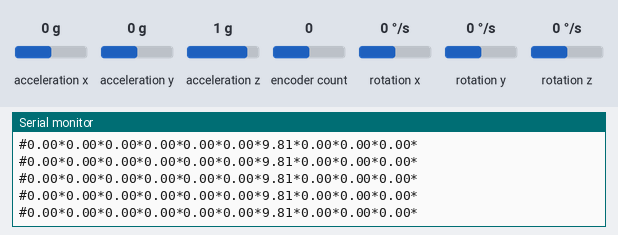
A sketch run on a simulated Arduino Uno, built with avr-gcc and run on an emulated ATmega328P. Shown: the last lines printed to the serial monitor. The inputs (shaded band) are chosen by the test bench; at power-on: acceleration x 0 g, encoder count 0, acceleration y 0 g, acceleration z 1 g, rotation x 0 °/s, rotation y 0 °/s, rotation z 0 °/s.

Above: at 2.5 s.
2.6 s: acceleration x set to 1.4 g
At 3.7 s:
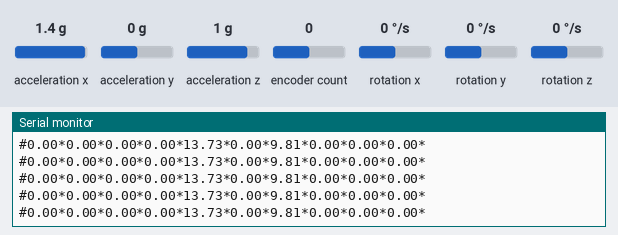
5.6 s: encoder count set to 4
At 6.6 s:
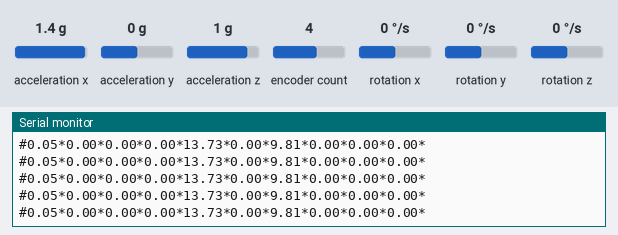
8.6 s: acceleration y set to -1.4 g
At 9.6 s:
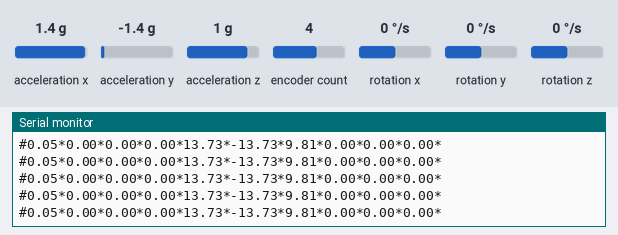
11.6 s: acceleration z set to -1.4 g
At 12.4 s:
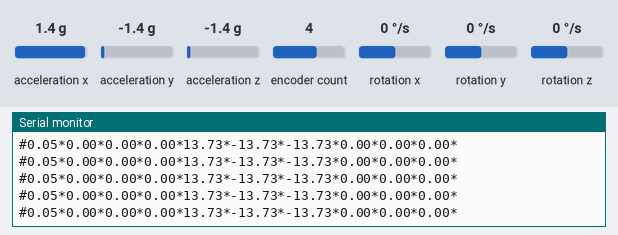
14.6 s: rotation x set to -100 °/s
At 15.4 s:
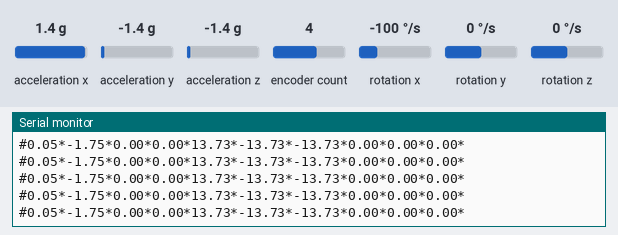
17.6 s: encoder count set to 3
At 18.7 s:
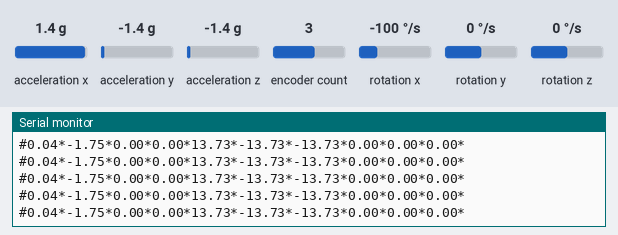
Timing chart, 0 to 20.6 s (numbered marks = the images above; inputs shaded):
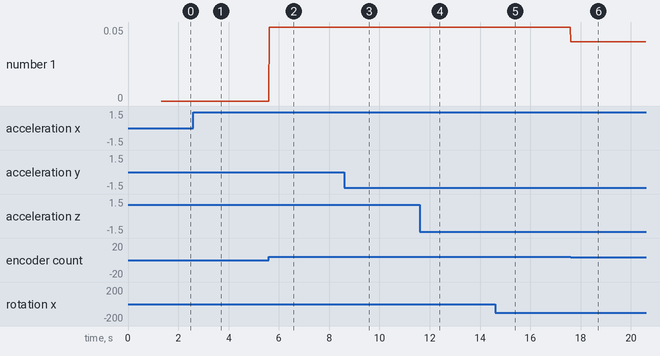

Measured:
- after the input at 2.6 s, the serial monitor: prints a new line at once (image 1)
- after the input at 5.6 s, the serial monitor: prints a new line at once (image 2)
- after the input at 8.6 s, the serial monitor: prints a new line at once (image 3)
- after the input at 11.6 s, the serial monitor: prints a new line at once (image 4)
- after the input at 14.6 s, the serial monitor: prints a new line at once (image 5)
- after the input at 17.6 s, the serial monitor: prints a new line at once (image 6)
- plotted number 1: 0 → 0.05 after the input at 5.6 s, 0.05 → 0.04 after the input at 17.6 s

The sketch:

arduino_Pose.ino
```cpp
/*
 * arduino_Pose.ino
 *
 *      Authors: Sebastian Ehmes
 *         Nicolas Acero
 *         Huynh-Tan Truong
 *         Li Zhao
 *
 *      Co-Author: Jeff Rowberg
 *
 * Arduino Code to read, calculate and send position and orientation
*/
#include <Wire.h>
#include <MPU6050.h>
#include <Encoder.h>
#include <HMC5883L.h>

//MPU Sensor
MPU6050 mpu;
//Magnetometer
HMC5883L compass;

// Timers
unsigned long timer = 0;
const float timeStep = 0.01;

//factors
const float degToRad = M_PI/180;

//MPU Pitch, Roll,Yaw and angular velocity values
Vector normW;
Vector rawGyro;
float pitch = 0;
float roll = 0;
float yaw = 0;

float w_x = 0;
float w_y = 0;
float w_z = 0;

Vector g;
float sr, cr, sp, cp, sy, cy;
Vector offset;
Vector normA;
float ax = 0;
float ay = 0;
float az = 0;

//MAG Values
float declinationAngle = 0;
Vector mag;
float heading = 0;
float m_x = 0;
float m_y = 0;
float m_z = 0;

// Connection pins of the encoder
const int directionPin = 6;
const int clkPin =  7;

// Enconder
Encoder myEnc(directionPin, clkPin);

// Radians between two encoder ticks
const float radPerTick = 0.1047;
// Radious of the car wheel
const float wheelRadius = 0.032;

long oldPosition  = -999;

//travelled distance value
float s = 0;

void calcGravity(){
  sr = sin(roll);
  cr = cos(roll);
  sp = sin(pitch);
  cp = cos(pitch);
  sy = sin(yaw);
  cy = cos(yaw);

  g.XAxis = -9.81*(sr*sy+cr*sp*cy);
  g.YAxis = -9.81*(-sr*cy+cr*sp*sy);
  g.ZAxis = 9.81*(cr*cp);
}

void calcRPY(Vector * w_xyz){
  roll = roll + w_xyz->XAxis*degToRad * timeStep;
  pitch = pitch + w_xyz->YAxis*degToRad * timeStep;
  yaw = yaw + w_xyz->ZAxis*degToRad * timeStep;
}

void configAccelOffsets(){
  /*
  Serial.println("Calculating Gravity-Vector: ...");
  delay(200);
  */
  int c = 0;
  while(c<10){
    delay(timeStep*1000);
    normW = mpu.readNormalizeGyro();
    calcRPY(&normW);
    c++;
  }
  calcGravity();
  /*
  Serial.print("Gravity-Vector: [");
  Serial.print(g.XAxis);
  Serial.print(", ");
  Serial.print(g.YAxis);
  Serial.print(", ");
  Serial.print(g.ZAxis);
  Serial.println("]");
  delay(200);


  Serial.println("Calculating Offsets without Gravity-Effects: ...");
  delay(200);
  */
  offset.XAxis = 0;
  offset.YAxis = 0;
  offset.ZAxis = 0;

  c=0;
  while(c<100){
    delay(10);
    normA = mpu.readNormalizeAccel();
    offset.XAxis += (normA.XAxis-g.XAxis);
    offset.YAxis += (normA.YAxis-g.YAxis);
    offset.ZAxis += (normA.ZAxis-g.ZAxis);
    c++;
  }

  offset.XAxis/=c;
  offset.YAxis/=c;
  offset.ZAxis/=c;
  /*
  Serial.print("Offset-Vector: [");
  Serial.print(offset.XAxis);
  Serial.print(", ");
  Serial.print(offset.YAxis);
  Serial.print(", ");
  Serial.print(offset.ZAxis);
  Serial.println("]");
  delay(200);
  */

}

void setup()
{
  Serial.begin(115200);
  pinMode(directionPin, INPUT);
  pinMode(clkPin, INPUT);

  // Initialize MPU6050
  while(!mpu.begin(MPU6050_SCALE_2000DPS, MPU6050_RANGE_2G))
  {
    Serial.println("Could not find a valid MPU6050 sensor, check wiring!");
    delay(500);
  }

  // Enable MPU bypass mode
  mpu.setI2CMasterModeEnabled(false);
  mpu.setI2CBypassEnabled(true) ;
  mpu.setSleepEnabled(false);

  // Initialize Initialize HMC5883L
 /* while (!compass.begin())
  {
    delay(500);
  }*/
  // <--Set compass begin:
  // Set measurement range
  //compass.setRange(HMC5883L_RANGE_1_3GA);

  // Set measurement mode
  //compass.setMeasurementMode(HMC5883L_CONTINOUS);

  // Set data rate
  //compass.setDataRate(HMC5883L_DATARATE_30HZ);

  // Set number of samples averaged
  //compass.setSamples(HMC5883L_SAMPLES_8);

  // Set calibration offset. See HMC5883L_calibration.ino
  //compass.setOffset(0, 0);
  // Calculate declination angle
  //declinationAngle = (2.0 + (11.0 / 60.0)) / (180 / M_PI);
  // Set compass end !->

  // Calibrate gyroscope. The calibration must be at rest.
  // If you don't want calibrate, comment this line.
  mpu.calibrateGyro();
  //mpu.setAccelOffsetX(-936);
  //mpu.setAccelOffsetY(260);
  //mpu.setAccelOffsetX(1653);
  //mpu.setAccelOffsetX(0);
  //mpu.setAccelOffsetY(0);
  //mpu.setAccelOffsetX(0);
  // Set threshold sensivty. Default 3.
  // If you don't want use threshold, comment this line or set 0.
  mpu.setThreshold(0);
  configAccelOffsets();

}

// Read the current encoder ticks and return the current travelled distance
void readDistance() {
  long newPosition = myEnc.read();
  if (newPosition != oldPosition) {
    oldPosition = newPosition;
  }
  // calculation of travelled distance
  s = oldPosition * radPerTick * wheelRadius;
}

// Correct angle
float correctAngle(float heading) {
  if (heading < 0) { heading += 2 * PI; }
  if (heading > 2 * PI) { heading -= 2 * PI; }

  return heading;
}

// No tilt compensation
float noTiltCompensate(Vector mag) {
  return atan2(mag.YAxis, mag.XAxis);
}

void buildSensorMsg(String* outstring){
   /* The following code part sends a line with the data over the serial connection.
     The format of the information line is the following: #s**w_x*w_y*w_z*ax*ay*az*m_x*m_y*m_z*
     The information is separate with the character '*'.
     On the other hand a checksum is also sent in order to avoid transmission problems.
   */
  *outstring = "#";
  outstring->concat(s);
  outstring->concat("*");
  outstring->concat(w_x);
  outstring->concat("*");
  outstring->concat(w_y);
  outstring->concat("*");
  outstring->concat(w_z);
  outstring->concat("*");
  outstring->concat(ax);
  outstring->concat("*");
  outstring->concat(ay);
  outstring->concat("*");
  outstring->concat(az);
  outstring->concat("*");
  outstring->concat(m_x);
  outstring->concat("*");
  outstring->concat(m_y);
  outstring->concat("*");
  outstring->concat(m_z);
  outstring->concat("*");
  outstring->concat("\n");
}

void loop()
{
  timer = millis();
  readDistance();
  // Read normalized angular velocity values
  normW = mpu.readNormalizeGyro();
  // Read normalized acceleration values
  normA = mpu.readNormalizeAccel();
  // Read normalized magnetic field values
  //mag = compass.readNormalize();

  // angular velocity values -> to rad
  w_x = normW.XAxis*degToRad;
  w_y = normW.YAxis*degToRad;
  w_z = normW.ZAxis*degToRad;

  // remove offset from acceleration values
  ax = normA.XAxis-offset.XAxis;
  ay = normA.YAxis-offset.YAxis;
  az = normA.ZAxis-offset.ZAxis;

  m_x = mag.XAxis;
  m_y = mag.YAxis;
  m_z = mag.ZAxis;

  //sensor msg
  String outstring;
  buildSensorMsg(&outstring);
  Serial.print(outstring);

  // Wait to full timeStep period
  delay((timeStep*1000) - (millis() - timer));
}
```
